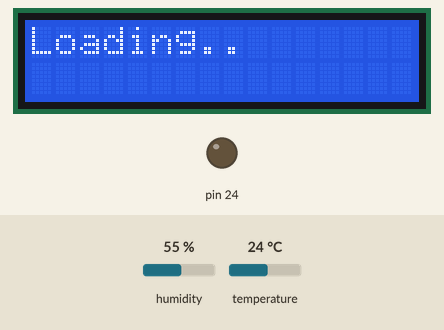
This sketch was run on a simulated Arduino Mega 2560, built with avr-gcc and run on an emulated ATmega2560. On the bench: 16×2 character LCD, output pins drawn as LEDs (lit = HIGH). The test bench sets the inputs (shaded band); at power-on: humidity 55 %, temperature 24 °C. The modem accepts every AT command (registered, SIM ready, sends succeed) and sends nothing else; what the sketch prints to the serial monitor is not drawn.

Above: at 1.1 s.
At 6.6 s:
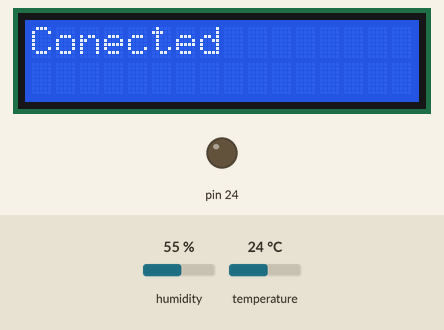
At 7.7 s:
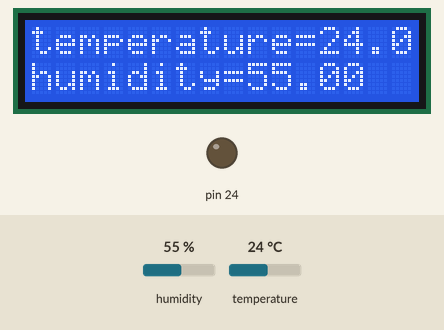

The sketch:

IoTenan.ino
```cpp
/* Arduino mega+esp8266 thingSpeak example
 * Example name = "Write temperature and humidity to Thingspeak channel"
 * Created by Ilias Lamprou
 * Updated Oct 30 2016
 *
 * Download latest Virtuino android app from the link:https://play.google.com/store/apps/details?id=com.virtuino_automations.virtuino&hl
 * Video tutorial link: https://youtu.be/4XEe0HY0j6k
 * Contact address for questions or comments: iliaslampr@gmail.com
 */

//==================== Upload sensor values to ThingSpeak server with Arduino MEGA and ESP8266 module
#include <LiquidCrystal.h>
#include <dht.h>
dht DHT;
#define DHT11_PIN 7
const int rs = 22, en = 26, d4 = 28, d5 = 30, d6 = 32, d7 = 34;
LiquidCrystal lcd(rs, en, d4, d5, d6, d7);

String apiKey = "your WRITE API thingspeak";     // replace with your channel's thingspeak WRITE API key
String ssid="your ssid router";    // Wifi network SSID
String password ="your ssid password";  // Wifi network password
String tmp,hmd;
boolean DEBUG=true;

//======================================================================== showResponce
void showResponse(int waitTime){
    long t=millis();
    char c;
    while (t+waitTime>millis()){
      if (Serial1.available()){
        c=Serial1.read();
        if (DEBUG) Serial.print(c);
      }
    }

}

//========================================================================
boolean thingSpeakWrite(float value1, float value2){
  String cmd = "AT+CIPSTART=\"TCP\",\"";                  // TCP connection
  cmd += "184.106.153.149";                               // api.thingspeak.com
  cmd += "\",80";
  Serial1.println(cmd);
  if (DEBUG) Serial.println(cmd);
  if(Serial1.find("Error")){
    if (DEBUG) Serial.println("AT+CIPSTART error");
    return false;
  }


  String getStr = "GET /update?api_key=";   // prepare GET string
  getStr += apiKey;

  getStr +="&field1=";
  getStr += String(value1);
  getStr +="&field2=";
  getStr += String(value2);
  // getStr +="&field3=";
  // getStr += String(value3);
  // ...
  getStr += "\r\n\r\n";

  // send data length
  cmd = "AT+CIPSEND=";
  cmd += String(getStr.length());
  Serial1.println(cmd);
  if (DEBUG)  Serial.println(cmd);

  delay(100);
  if(Serial1.find(">")){
    Serial1.print(getStr);
    if (DEBUG)  Serial.print(getStr);
  }
  else{
    Serial1.println("AT+CIPCLOSE");
    // alert user
    if (DEBUG)   Serial.println("AT+CIPCLOSE");
    return false;
  }
  return true;
}
//================================================================================ setup
void setup() {
    pinMode(24, OUTPUT);
  digitalWrite(24, LOW);
  // set up the LCD's number of columns and rows:
  lcd.begin(16, 2);
  DEBUG=true; // enable debug serial
  lcd.clear();
  lcd.print("Loading.");
  Serial.begin(9600);
  Serial1.begin(115200);   // Your esp8266 module's speed is probably at 115200.
  //Serial1.println("AT+UART_CUR=9600,8,1,0,0");         // Enable this line only if you want to change the ESP8266 baud rate to 9600
  //showResponse(1000);
  //Serial1.println("AT+RST");         // reset esp8266
  //showResponse(1000);
  Serial1.println("AT+CWMODE=1");   // set esp8266 as client
  showResponse(1000);
  lcd.clear();
  lcd.print("Loading..");
  Serial1.println("AT+CWJAP=\""+ssid+"\",\""+password+"\"");  // set your home router SSID and password
  showResponse(5000);
  lcd.clear();
  lcd.print("Loading...");
  delay(500);
  if (DEBUG)  Serial.println("Setup completed");
  lcd.clear();
  lcd.print("Conected");
  delay(1000);
}
// ====================================================================== loop
void loop() {
  // Read sensor values
  lcd.clear();
  int chk = DHT.read11(DHT11_PIN);
  float t = DHT.temperature;
  float h = DHT.humidity;
  tmp = DHT.temperature;
  hmd = DHT.humidity;
  Serial.print("Temperature = ");
  Serial.println(t);
  Serial.print("Humidity = ");
  Serial.println(h);
  lcd.print("temperature="+tmp);
  lcd.setCursor(0, 1);
  lcd.print("humidity="+hmd);
  thingSpeakWrite(t,h);
  // Write values to thingspeak
  // thingspeak needs 15 sec delay between updates,
  delay(15000);
}
```

Measured:
- what the display in image 1 shows lasts 1.0 s, from 6.6 s to 7.6 s
